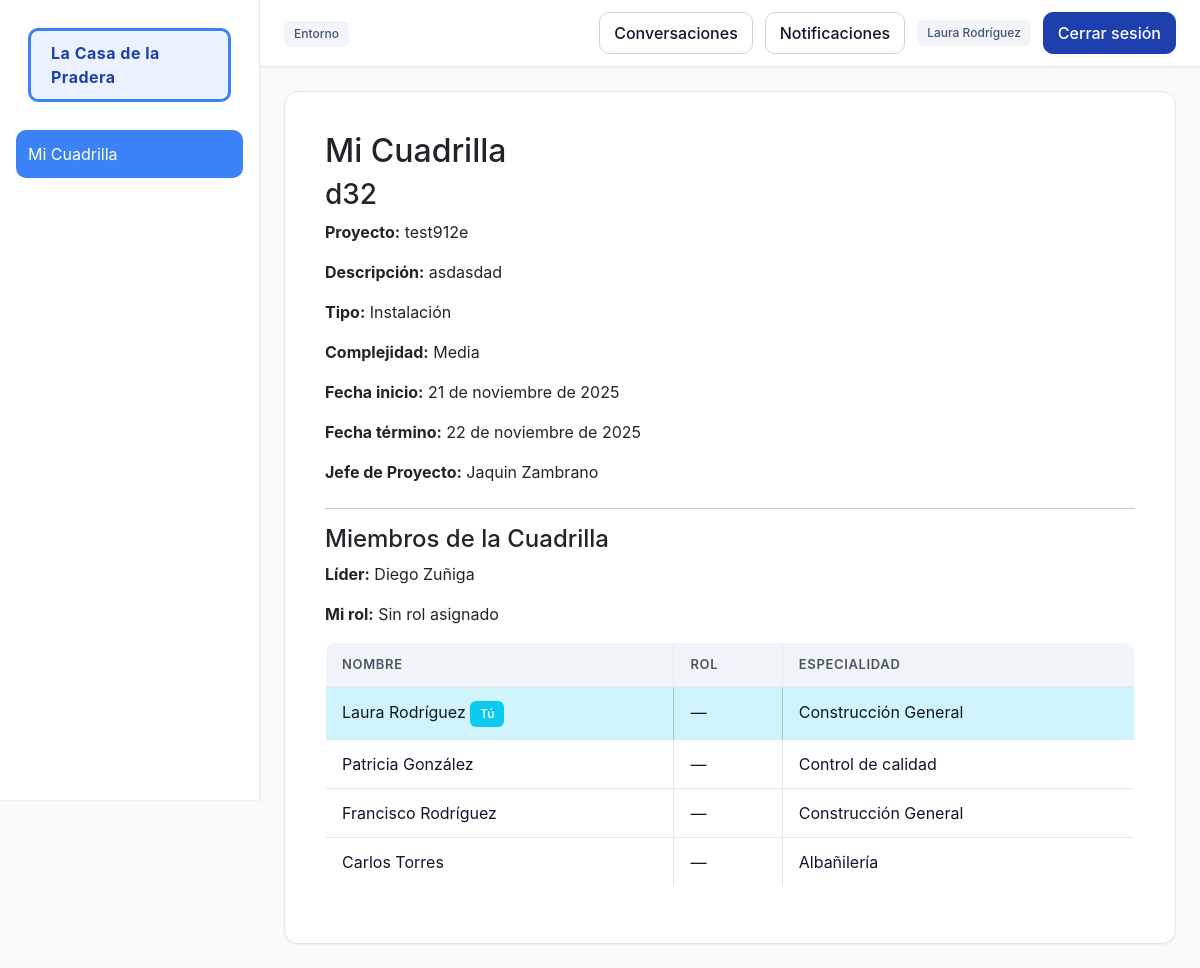
/personal/mi-cuadrilla/ (signed in), run on an earlier commit of the app's database.
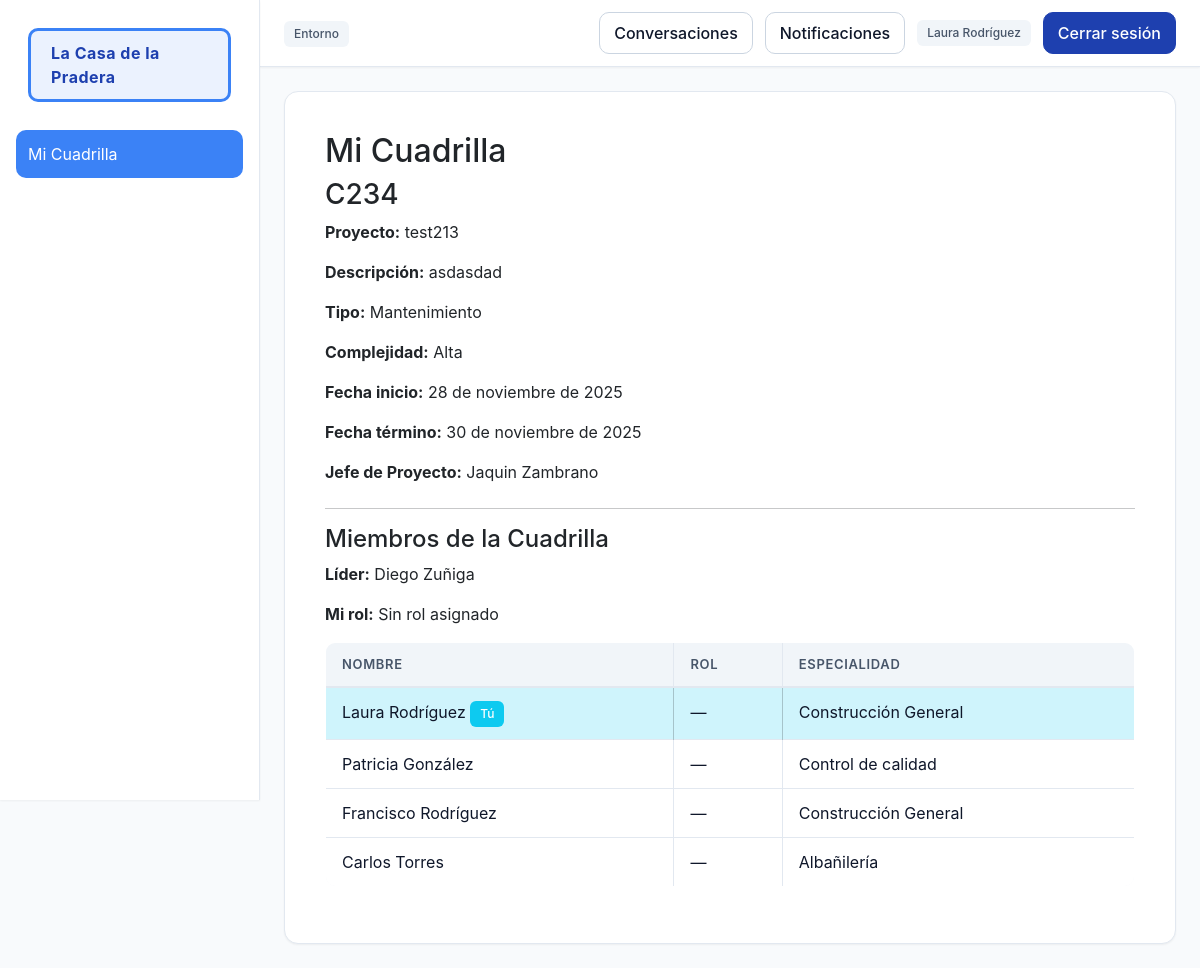
And on a later commit of the database.
### personal/models.py (models this page shows, shortened)
class Cuadrilla(models.Model):
    nombre = models.CharField(max_length=100)
    proyecto = models.ForeignKey(Proyecto, on_delete=models.CASCADE, related_name='cuadrillas', null=True, blank=True)
    lider = models.ForeignKey(User, on_delete=models.SET_NULL, null=True, blank=True, related_name='cuadrillas_lideradas')

### proyectos/models.py (models this page shows, shortened)
class Proyecto(models.Model):
    nombre = models.CharField(max_length=100)
    descripcion = models.TextField(blank=True)
    TIPO_CHOICES = [
        ('construccion', 'Construcción'),
        ('mantenimiento', 'Mantenimiento'),
        ('instalacion', 'Instalación'),
        ('otro', 'Otro'),
    ]
    tipo = models.CharField(max_length=30, choices=TIPO_CHOICES, default='otro')
    COMPLEJIDAD_CHOICES = [
        ('baja', 'Baja'),
        ('media', 'Media'),
        ('alta', 'Alta'),
    ]
    complejidad = models.CharField(max_length=10, choices=COMPLEJIDAD_CHOICES, default='media')
    fecha_inicio = models.DateField()
    fecha_termino = models.DateField(null=True, blank=True)
    jefe = models.ForeignKey(User, on_delete=models.CASCADE, related_name='proyectos')
    created_by = models.ForeignKey(User, on_delete=models.SET_NULL, null=True, blank=True, related_name='proyectos_creados')
    created_at = models.DateTimeField(auto_now_add=True)
    activo = models.BooleanField(default=True)

### personal/views.py (the view)
@login_required
def mi_cuadrilla(request):
    user = request.user
    asignacion = Asignacion.objects.filter(trabajador=user).select_related('cuadrilla', 'cuadrilla__proyecto', 'rol').first()
    if not asignacion:
        return render(request, 'personal/mi_cuadrilla.html', {
            'sin_cuadrilla': True,
        })
    cuadrilla = asignacion.cuadrilla
    proyecto = cuadrilla.proyecto
    asignaciones = Asignacion.objects.filter(cuadrilla=cuadrilla).select_related('trabajador', 'rol').order_by('trabajador__username')
    miembros = []
    for asig in asignaciones:
        trabajador_obj = Trabajador.objects.filter(user=asig.trabajador).first()
        miembros.append({
            'user': asig.trabajador,
            'rol': asig.rol,
            'trabajador': trabajador_obj,
            'es_lider': cuadrilla.lider == asig.trabajador,
        })
    return render(request, 'personal/mi_cuadrilla.html', {
        'cuadrilla': cuadrilla,
        'proyecto': proyecto,
        'miembros': miembros,
        'mi_rol': asignacion.rol,
        'sin_cuadrilla': False,
    })

### core/context_processors.py (called while the page is built)
def notificaciones_no_leidas(request):
    if request.user.is_authenticated:
        return {
            "notifs_no_leidas": request.user.notificaciones.filter(leida=False).count()
        }
    return {"notifs_no_leidas": 0}

### personal/templatetags/custom_tags.py (called while the page is built)
@register.filter
def has_group(user, group_name):
    return user.groups.filter(name=group_name).exists()

### personal/templates/personal/mi_cuadrilla.html (shortened to what this page needs)
{% extends 'base.html' %}
{% load static %}
{% block extra_css %}
<link rel="stylesheet" href="{% static 'css/personal/cuadrillas.css' %}">
{% endblock %}
{% block content %}
<div class="card">
    <div class="card-body">
        <h2>Mi Cuadrilla</h2>
        {% if sin_cuadrilla %}
        <div class="alert alert-info">
            <p>Actualmente no estás asignado a ninguna cuadrilla.</p>
            <p>Contacta a tu supervisor para más información.</p>
        </div>
        {% else %}
        <div class="mb-4">
            <h3>{{ cuadrilla.nombre }}</h3>
            {% if proyecto %}
            <p><strong>Proyecto:</strong> {{ proyecto.nombre }}</p>
            <p><strong>Descripción:</strong> {{ proyecto.descripcion|default:"Sin descripción" }}</p>
            <p><strong>Tipo:</strong> {{ proyecto.get_tipo_display }}</p>
            <p><strong>Complejidad:</strong> {{ proyecto.get_complejidad_display }}</p>
            <p><strong>Fecha inicio:</strong> {{ proyecto.fecha_inicio }}</p>
            {% if proyecto.fecha_termino %}
            <p><strong>Fecha término:</strong> {{ proyecto.fecha_termino }}</p>
            {% endif %}
            <p><strong>Jefe de Proyecto:</strong> {{ proyecto.jefe.get_full_name|default:proyecto.jefe.username }}</p>
            {% else %}
            <p class="text-muted">Esta cuadrilla no está asignada a ningún proyecto actualmente.</p>
            {% endif %}
        </div>
        <hr>
        <h4>Miembros de la Cuadrilla</h4>
        {% if cuadrilla.lider %}
        <p><strong>Líder:</strong> {{ cuadrilla.lider.get_full_name|default:cuadrilla.lider.username }}</p>
        {% endif %}
        <p><strong>Mi rol:</strong> {{ mi_rol.nombre|default:"Sin rol asignado" }}</p>
        <table class="table table-bordered mt-3">
            <thead>
                <tr>
                    <th>Nombre</th>
                    <th>Rol</th>
                    <th>Especialidad</th>
                </tr>
            </thead>
            <tbody>
                {% for m in miembros %}
                <tr {% if m.user == request.user %}class="table-info"{% endif %}>
                    <td>
                        {{ m.user.get_full_name|default:m.user.username }}
                        {% if m.user == request.user %}
                        <span class="badge bg-info">Tú</span>
                        {% endif %}
                    </td>
                    <td>{{ m.rol.nombre|default:"—" }}</td>
                    <td>{{ m.trabajador.especialidad|default:"—" }}</td>
                </tr>
                {% endfor %}
            </tbody>
        </table>
        {% endif %}
    </div>
</div>
{% endblock %}

What changed in the data, as far as the page shows it:
removed Cuadrilla: nombre "d32", lider.get_full_name "Diego Zuñiga"
no longer on this page (row edited): Proyecto: nombre "test912e", descripcion "asdasdad", tipo "Instalación", complejidad "Media", fecha_inicio "21 de noviembre de 2025", fecha_termino "22 de noviembre de 2025", jefe.get_full_name "Jaquin Zambrano"
added Cuadrilla: nombre "C234", lider.get_full_name "Diego Zuñiga"
added Proyecto: nombre "test213", descripcion "asdasdad", tipo "Mantenimiento", complejidad "Alta", fecha_inicio "28 de noviembre de 2025", fecha_termino "30 de noviembre de 2025", jefe.get_full_name "Jaquin Zambrano"
